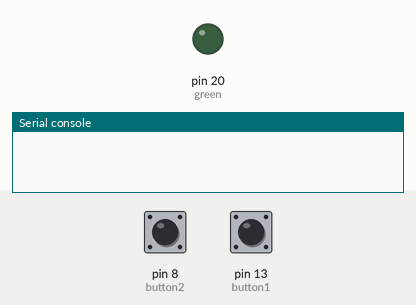
Recording of a program running on a simulated MicroPython board. Shown: output pins drawn as LEDs (lit = HIGH), the last lines printed to the serial console. Dashed ring = blinking. Inputs (shaded band) come from the test bench; at power-on: pin 8 (button2) LOW, pin 13 (button1) LOW.

Above: at 1.2 s.
1.3 s: pin 8 (button2) pulled HIGH for 3.2 s
At 2.8 s:
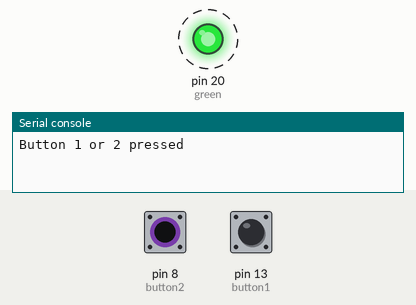
7.1 s: pin 8 (button2) pulled HIGH for 0.25 s
At 8.4 s:
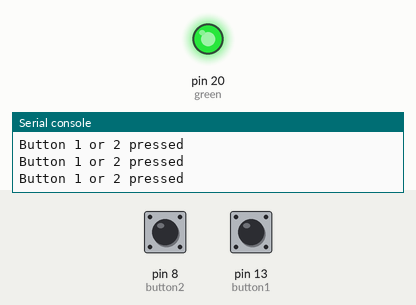
10.3 s: pin 8 (button2) pulled HIGH for 1 s
At 13.6 s:
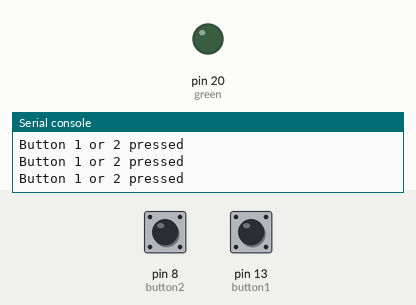
Timing chart, 0 to 15.1 s (numbered marks = the images above; inputs shaded):
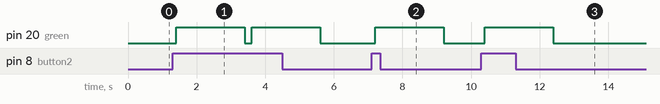

Measured:
- after the input at 1.3 s, pin 20 (green): alternates HIGH for 2.0 s and LOW for 0.20 s, starting after 0.10 s
- after the input at 7.1 s, pin 20 (green): LOW → HIGH after 0.10 s, → LOW 2.0 s later
- after the input at 10.3 s, pin 20 (green): LOW → HIGH after 0.10 s, → LOW 2.0 s later

The program:

thisOrThatButton.py
```python
from machine import Pin
import time

button1 = Pin(13, Pin.IN, Pin.PULL_DOWN)
button2 = Pin(8, Pin.IN, Pin.PULL_DOWN)

green = Pin(20, Pin.OUT)

while True:

    time.sleep(0.2)
    if button1.value() == 1 or button2.value() == 1:

        print("Button 1 or 2 pressed")

        green.value(1)
        time.sleep(2)
        green.value(0)
```
